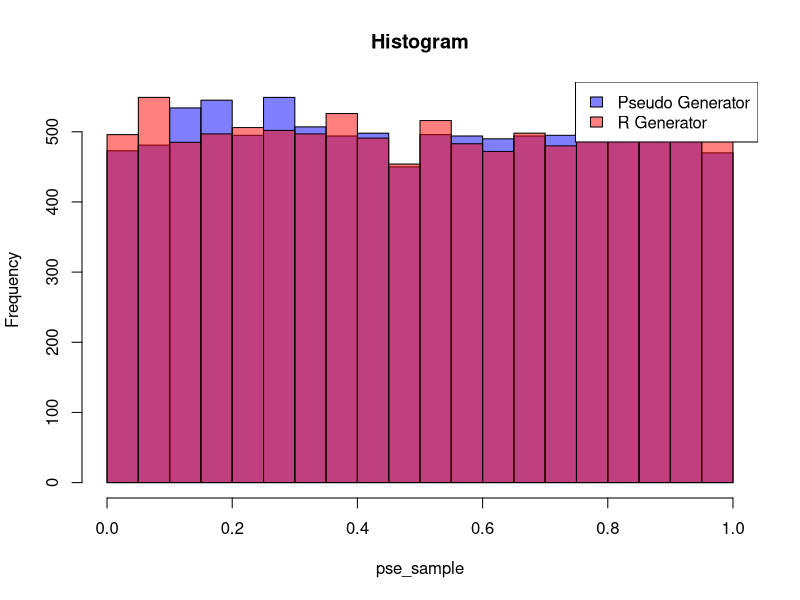
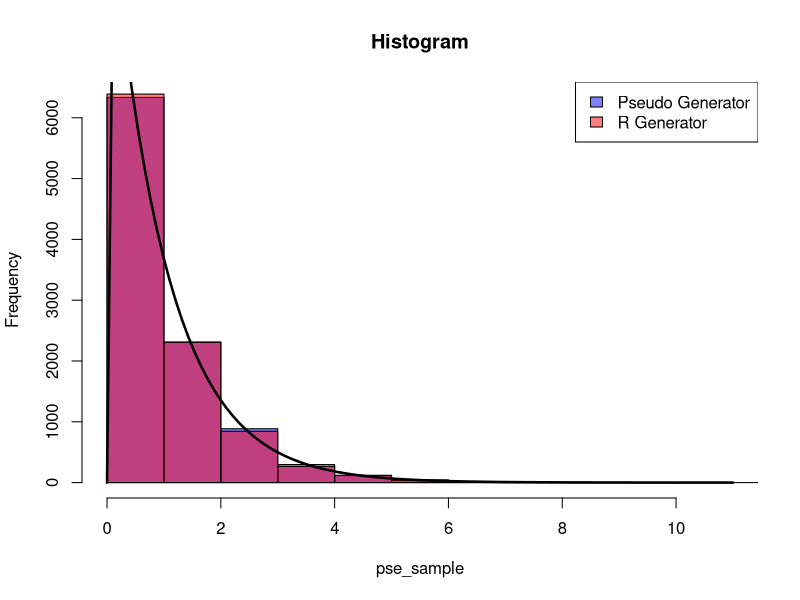
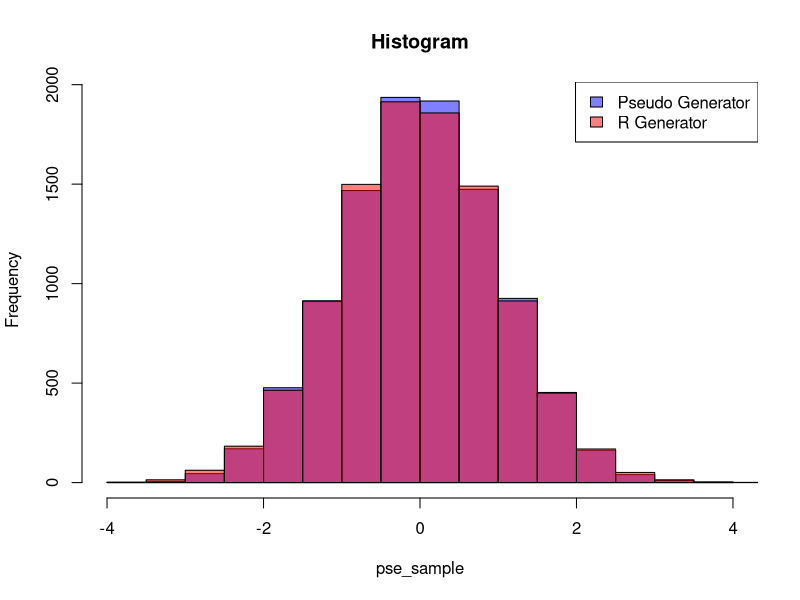

Generate these figures, in order, with R:
set.seed(4002)

pse_uni_gen <- function(a=16807, c=1, m=(2^31)-1, seed=123456789, 
                        size=1, burn_in=1000){
  x <- (a*seed + c) %% m
  for (i in 1:(size+burn_in-1)){
    x <- c(x, (a*x[length(x)] + c) %% m)
  }
  return (x[(burn_in+1):length(x)] / m)
}

pse_uniform_gen <- function(lower=0, upper=1, seed=123456789,
                            size=1, burn_in=1000){
  U <- pse_uni_gen(seed=seed, size=size, burn_in=burn_in)
  return (lower+(upper - lower)*U)
}

pse_sample <- pse_uniform_gen(size=10000)
built_in_sample <- runif(10000)
hist(pse_sample, col=rgb(red=0,green=0,blue=1.0,alpha=0.5), 
     main="Histogram")
hist(built_in_sample, col=rgb(red=1.0,green=0,blue=0,alpha=0.5),
     add=TRUE)
legend('topright',legend=c("Pseudo Generator","R Generator"),
       fill=c(rgb(red=0,green=0,blue=1.0,alpha=0.5),
              rgb(red=1.0,green=0,blue=0,alpha=0.5)))

################################################################################
set.seed(4012)

pse_exp_gen <- function(lamb, seed=123456789, 
                        size=1, burn_in=1000){
  U <- pse_uni_gen(seed=seed, size=size, burn_in=burn_in)
  X <- -(1/lamb)*log(1-U)
  return (X)
}

pse_sample <- pse_exp_gen(lamb=1, size=10000)
built_in_sample <- rexp(10000, 1)
hist(pse_sample, col=rgb(red=0,green=0,blue=1.0,alpha=0.5),
     main="Histogram")
hist(built_in_sample, col=rgb(red=1.0,green=0,blue=0,alpha=0.5),
     add=TRUE)
curve(10000*dexp(x, rate=1, log=FALSE), add=TRUE, col='black', 
      lwd=2.5)
legend('topright',legend=c("Pseudo Generator","R Generator"),
       fill=c(rgb(red=0,green=0,blue=1.0,alpha=0.5),
              rgb(red=1.0,green=0,blue=0,alpha=0.5)))

################################################################################
set.seed(4002)

pse_norm_gen <- function(mu=0.0, sigma=1.0, seed=123456789, 
                         size=1, burn_in=1000){
  U <-  pse_uni_gen(seed=seed, size=2*size, burn_in=burn_in)
  U1 <- U[1:size]
  U2 <- U[(size+1):(2*size)]
  Z0 <- sqrt(-2*log(U1))*cos(2*pi * U2)
  Z1 <- sqrt(-2*log(U1))*sin(2*pi * U2)
  return (Z0*sigma + mu)
}
pse_sample <- pse_norm_gen(mu=0, sigma=1, size=10000)
built_in_sample <- rnorm(10000)
hist(pse_sample, col=rgb(red=0,green=0,blue=1.0,alpha=0.5),
     main="Histogram")
hist(built_in_sample, col=rgb(red=1.0,green=0,blue=0,alpha=0.5),
     add=TRUE)
legend('topright',legend=c("Pseudo Generator","R Generator"),
       fill=c(rgb(red=0,green=0,blue=1.0,alpha=0.5),
              rgb(red=1.0,green=0,blue=0,alpha=0.5)))